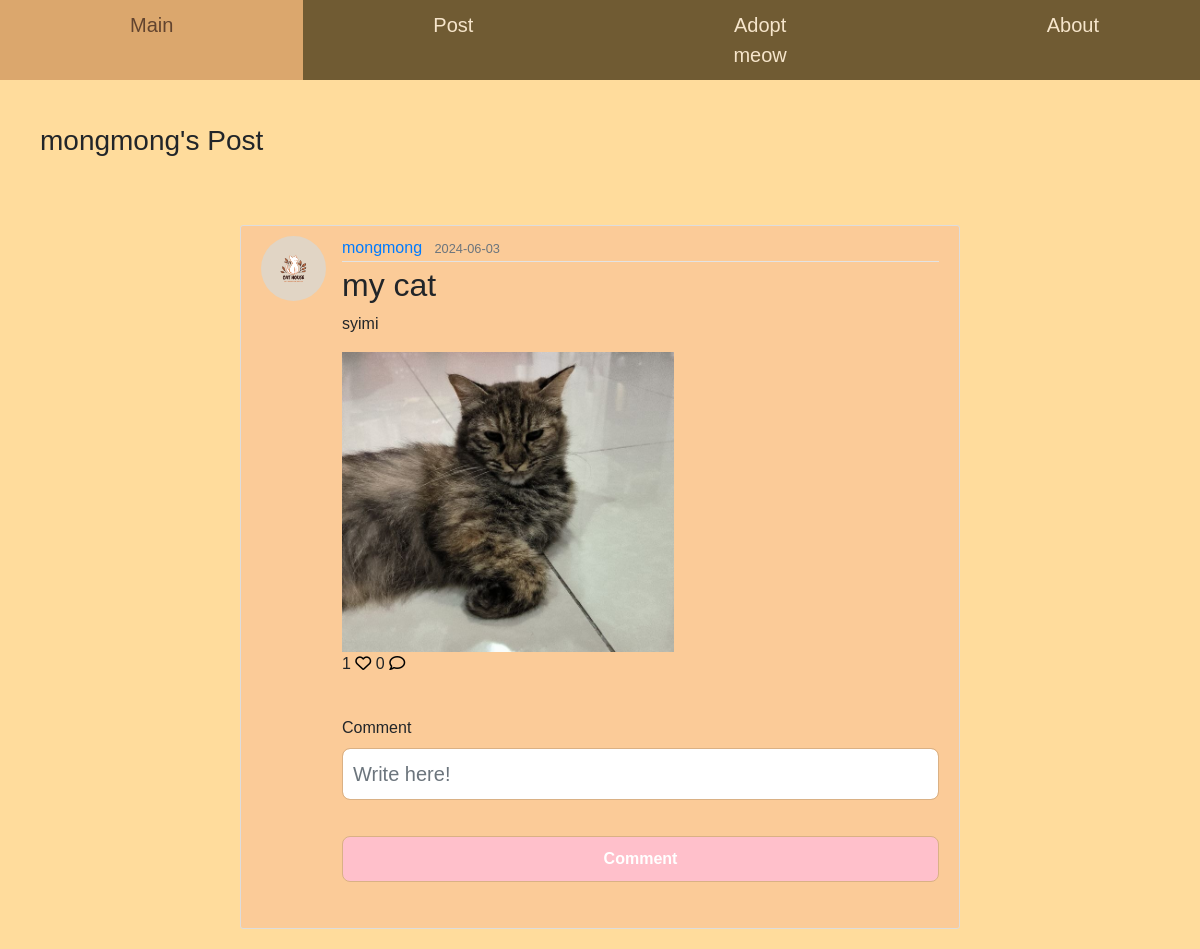
Page /3 on the committed database.
### home/models.py (models this page shows, shortened)
class User(db.Model, UserMixin):
    id = db.Column(db.Integer, primary_key=True)
    fullname = db.Column(db.String(120), unique=True, nullable=False)
    email = db.Column(db.String(20), unique=True, nullable=False)
    username = db.Column(db.String(120), unique=True, nullable=False)
    password1 = db.Column(db.String(255), nullable=False)
    password2 = db.Column(db.String(255), nullable=False)
    state = db.Column(db.String(120), nullable=False)
    phonenumber = db.Column(db.String(20), unique=True, nullable=False)
    profile_pic = db.Column(db.String(255), nullable=True)
    posts = db.relationship('Post', backref='author', lazy=True)
    comments = db.relationship('Comment', backref='author', lazy=True)
    likes = db.relationship('Like', backref='author', lazy=True)
    cats = db.relationship('Cat', backref='owner', lazy=True)

class Post(db.Model):
    id = db.Column(db.Integer, primary_key = True)
    title = db.Column(db.String(255), nullable =False)
    content = db.Column(db.Text, nullable=False)
    date = db.Column(db.DateTime(timezone=True), nullable=False, default=func.now())
    user_id = db.Column(db.Integer, db.ForeignKey('user.id'), nullable=False)
    file = db.Column(db.String(255), nullable=True)
    comments = db.relationship('Comment', backref='post', lazy=True)
    likes = db.relationship('Like', backref='post', lazy=True)

### home/views.py (the view)
@views.route('/<int:post_id>')
def post(post_id):
    profile_pic= url_for('static', filename='default.jpg')
    if current_user.is_authenticated and current_user.profile_pic is not None:
        profile_pic = url_for('static', filename='profile_pics/' + current_user.profile_pic)
    form = CommentForm()
    post = Post.query.get_or_404(post_id)
    comments = Comment.query.all()
    return render_template('post.html', title=post.title, post=post, form=form, comments=comments, profile_pic=profile_pic)

### home/forms.py
class CommentForm(FlaskForm):
    text = StringField('Comment', validators=[DataRequired()])
    submit = SubmitField('Comment')

### home/templates/post.html (shortened to what this page needs)
<!DOCTYPE html>
<html>
<head>
    <link rel="stylesheet" href="https://maxcdn.bootstrapcdn.com/bootstrap/4.0.0/css/bootstrap.min.css">
    <link rel='stylesheet' type='text/css' media='screen' href="{{url_for('static',filename='main.css')}}">
    <div class="navigation">
        <div class="topnav">
          <a class="active" href="/mainpage">Main</a>
          <a href="/createpost">Post</a>
          <a href="/adoptmeow">Adopt meow</a>
          <a href="/donation">About</a>
        </div>
    </div>
</head>
<body>
    <br />
    <div class="main">
        <ul>
            <h3>{{ post.author.username }}'s Post</h3>
        </ul>
        <div class="row">
            <div class="col-md-8">
            </div>
        </div>
        <article class="media content-section">
            {% if post.author.profile_pic %}
                <img class="rounded-circle article-img" src="{{ url_for('static', filename='profile_pics/'+ post.author.profile_pic) }}">
            {% else %}
                <img class="rounded-circle article-img" src="{{ url_for('static', filename='default.jpg') }}">
            {% endif %}
        <div class="media-body">
                <div class="article-metadata">
                    <a class="mr-2" href="#">{{ post.author.username }}</a>
                    <small class="text-muted">{{ post.date.strftime('%Y-%m-%d') }}</small>
                </div>
                <h2><a class="article-title">{{ post.title }}</a></h2>
                <p class="article-content">{{ post.content }}</p>
                <div class="post-image">
                {% if post.file %}
                    <img src="{{ post.file }}" alt="uploaded image">
                {% endif %}
                </div>
                <div>
                    {{ post.likes|length }}
                    {% if current_user in post.likes|map(attribute="author")|list %}
                    <a href="/like-post/{{post.id}}"><i class="fa-solid fa-heart" style="color: #ff330f;"></i></a>
                    {% else %}
                    <a href="/like-post/{{post.id}}"><i class="fa-regular fa-heart" style="color: #000000;"></i></a>
                    {% endif %}
                    <span />
                    {{ post.comments|length }}
                    <a href="/{{post.id}}"><i class="fa-regular fa-comment" style="color: #000000;"></i></a>
                </div>
                <div class="text-body">
                    <div class="" id="comments-{{post.id}}">
                        <div class="card-body" id="comments-expanded-{{post.id}}">
                        </div>
                    </div>
                </div>
                <form method="POST" action="/create-comment/{{post.id}}">
                    <fieldset class="form-group">
                        <div class="form-group">
                            {{ form.text.label(class="form-control-label") }}
                            {% if form.text.errors %}
                                {{ form.text(class="form-control form-control-lg is-invalid") }}
                                <div class="invalid-feedback">
                                    {% for error in form.text.errors %}
                                        <span>{{ error }}</span>
                                    {% endfor %}
                                </div>
                            {% else %}
                                {{ form.text(class="form-control form-control-lg", placeholder="Write here!") }}
                            {% endif %}
                        </div>
                    </fieldset>
                    <div class="form-group">
                        {{ form.submit(class="btn btn-outline-info") }}
                    </div>
                </form>
            </div>
        </article>
    </div>
</body>
</html>

### home/static/main.css (style rules this page uses)
body { margin: 0; padding: 0; overflow-x: hidden; background-color: #ffdc9c; margin-top: 100px; font-family: Arial, Helvetica, sans-serif; }
.row { text-align: center; margin-right: 0px; margin-left: 350px; }
.content-section { background: #fbcb98; padding: 10px 20px; border: 1px solid #dddddd; border-radius: 3px; margin-top: 50px; margin-bottom: 20px; margin-left: 20%; margin-right: 20%; }
.article-title { color: #444444; }
.article-content { white-space: pre-line; }
.article-img { height: 65px; width: 65px; margin-right: 16px; }
.article-metadata { padding-bottom: 1px; margin-bottom: 4px; border-bottom: 1px solid #e3e3e3 }
.navigation { display: flex; justify-content: space-between; align-items: center; padding: 0px; position: fixed; top: 0px; width: 100%; background-color: #705b33; z-index: 1; width: 100%; }
.topnav { display: flex; background-color: #705b33; flex-grow: 1; justify-content: flex-start; }
.topnav a { color: #f6e5cb; text-align: center; padding: 10px 130px; text-decoration: none; font-size: 20px; }
.topnav a:hover, a.active { background-color: #dba76d; color: #62442f; }
.topnav::after { content: ""; display: table; clear: both; }
.post-image img { max-width: 500px; max-height: 300px; }
input[type="text"], input[type="email"], input[type="file"], input[type="submit"], select { width: 100%; padding: 10px; margin-bottom: 20px; border-radius: 8px; border: 1px solid #dab185; box-sizing: border-box; }
input[type="submit"] { background-color: #FFC0CB; color: #ffffff; font-weight: bold; cursor: pointer; }

### rows in the picture
User: author.username "mongmong", profile_pic (picture)
Post: date "2024-06-03", title "my cat", content "syimi", file (picture)

### other values in the picture
{{ post.likes|length }} "1"
{{ post.comments|length }} "0"
